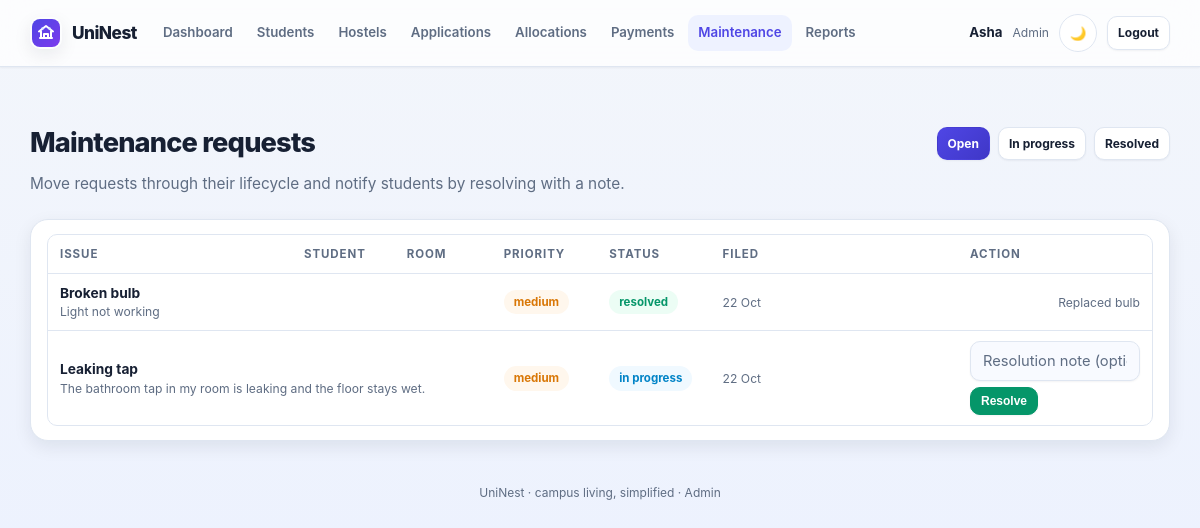
Screenshot of /admin/maintenance (signed in) with the database file from the repository.
### app/models/user.py (models this page shows, shortened)
class User(db.Model):
    __tablename__ = "users"
    id = db.Column(db.Integer, primary_key=True)
    email = db.Column(db.String(120), unique=True, nullable=False, index=True)
    password_hash = db.Column(db.String(255), nullable=False)
    full_name = db.Column(db.String(120), nullable=False)
    profile_image = db.Column(db.String(500), nullable=True)
    role = db.Column(db.String(20), nullable=False, default="student")
    is_active = db.Column(db.Boolean, default=True)
    email_verified = db.Column(db.Boolean, default=True)
    verification_token = db.Column(db.String(255), nullable=True, unique=True)
    reset_token = db.Column(db.String(255), nullable=True, unique=True)
    created_at = db.Column(db.DateTime, default=datetime.utcnow)
    student = db.relationship("Student", back_populates="user", uselist=False, cascade="all, delete-orphan")

### app/models/maintenance.py (models this page shows, shortened)
class MaintenanceRequest(db.Model):
    __tablename__ = "maintenance_requests"
    id = db.Column(db.Integer, primary_key=True)
    allocation_id = db.Column(db.Integer, db.ForeignKey("allocations.id"))
    student_id = db.Column(db.Integer, db.ForeignKey("students.id"), nullable=False, index=True)
    title = db.Column(db.String(140), nullable=False)
    description = db.Column(db.String(500))
    priority = db.Column(db.String(10), nullable=False, default="low")
    status = db.Column(db.String(20), nullable=False, default="submitted", index=True)
    resolution_note = db.Column(db.String(500))
    resolved_at = db.Column(db.DateTime)
    resolved_by = db.Column(db.Integer, db.ForeignKey("users.id"))
    created_at = db.Column(db.DateTime, default=datetime.utcnow)
    allocation = db.relationship("Allocation")
    student = db.relationship("Student")
    resolver = db.relationship("User", foreign_keys=[resolved_by])

### app/routes/web.py (the view, shortened to what this page needs)
@bp.route("/admin/maintenance", methods=["GET", "POST"])
@login_required(["admin"])
def admin_maintenance(user):
    return render_template("admin/maintenance.html", requests=maintenance_service.list_requests(None, request.args.get("status")), req_status=request.args.get("status"))

### app/routes/web.py (called while the page is built)
@bp.app_context_processor
def template_context():
    user = current_user()
    unread = 0
    if user:
        unread = report_service.unread_counts(user.id)
    return {"current_user": user, "unread_count": unread}

def current_user():
    uid = session.get("uid")
    return db.session.get(User, uid) if uid else None

def login_required(roles=None):
    def decorator(fn):
        @wraps(fn)
        def wrapper(*args, **kwargs):
            user = current_user()
            if not user:
                return redirect(url_for("web.login"))
            if roles and user.role not in roles:
                flash("You do not have access to that area.", "error")
                return redirect(url_for("web.dashboard"))
            return fn(*args, user=user, **kwargs)
        return wrapper
    return decorator

### app/services/maintenance_service.py (called while the page is built)
def list_requests(student_id=None, status=None):
    query = MaintenanceRequest.query
    if student_id:
        query = query.filter(MaintenanceRequest.student_id == student_id)
    if status:
        query = query.filter(MaintenanceRequest.status == status)
    return query.order_by(MaintenanceRequest.created_at.desc()).all()

### app/services/report_service.py (called while the page is built)
def unread_counts(user_id):
    unread = Notification.query.filter_by(user_id=user_id, is_read=False).count()
    return unread

### templates/admin/maintenance.html (shortened to what this page needs)
{% extends "base.html" %}
{% block content %}
<div class="section-row">
  <h1 class="page-title" style="margin:0">Maintenance requests</h1>
  <div class="btn-row">
    <a class="btn sm {{ 'primary' if not req_status else '' }}" href="{{ url_for('web.admin_maintenance') }}">Open</a>
    <a class="btn sm {{ 'primary' if req_status == 'in_progress' else '' }}" href="{{ url_for('web.admin_maintenance', status='in_progress') }}">In progress</a>
    <a class="btn sm {{ 'primary' if req_status == 'resolved' else '' }}" href="{{ url_for('web.admin_maintenance', status='resolved') }}">Resolved</a>
  </div>
</div>
<p class="page-sub">Move requests through their lifecycle and notify students by resolving with a note.</p>
<div class="card tight">
  {% if requests %}
  <table class="table">
    <tr><th>Issue</th><th>Student</th><th>Room</th><th>Priority</th><th>Status</th><th>Filed</th><th class="right">Action</th></tr>
    {% for r in requests %}
    <tr>
      <td><strong>{{ r.title }}</strong><div class="muted small" style="max-width:220px">{{ r.description or "" }}</div></td>
      <td class="nowrap">{{ r.student.name }}</td>
      <td>{{ r.room and r.room.hostel ~ " · " ~ r.room.room | default("—", true) }}</td>
      <td><span class="pill {{ r.priority }}">{{ r.priority }}</span></td>
      <td><span class="pill {{ r.status }}">{{ r.status|replace('_',' ') }}</span></td>
      <td class="muted small nowrap">{{ r.created_at.strftime("%d %b") }}</td>
      <td class="right nowrap">
        {% if r.status == "submitted" %}
        <form method="post"><input type="hidden" name="request_id" value="{{ r.id }}"><input type="hidden" name="status" value="in_progress"><button class="btn sm" type="submit">Start</button></form>
        <form method="post" style="margin-top:6px" class="inline-form"><input type="hidden" name="request_id" value="{{ r.id }}"><input type="hidden" name="status" value="resolved"><button class="btn sm success" type="submit" data-confirm="Resolve '{{ r.title }}' with no note?">Resolve</button></form>
        {% elif r.status == "in_progress" %}
        <div class="btn-row" style="justify-content:flex-end">
          <form method="post" class="inline-form">
            <div class="field" style="width:170px"><input type="text" name="resolution_note" placeholder="Resolution note (optional)"></div>
            <button class="btn sm success" type="submit">Resolve</button>
          </form>
        </div>
        {% else %}
        <span class="muted small">{{ r.resolution_note or ("resolved " ~ (r.resolved_at.strftime("%d %b") if r.resolved_at else "")) }}</span>
        {% endif %}
      </td>
    </tr>
    {% endfor %}
  </table>
  {% else %}
  <div class="empty">No maintenance requests for this filter.</div>
  {% endif %}
</div>
{% endblock %}

### templates/base.html (shortened to what this page needs)
<!doctype html>
<html lang="en">
<head>
  <link rel="stylesheet" href="{{ url_for('static', filename='css/uni.css') }}">
</head>
<body data-theme="light">
  <nav class="nav" aria-label="Main navigation">
    <div class="nav-inner">
      <div class="nav-brand-group">
        <a class="brand" href="{{ url_for('web.index') }}">
          <span class="brand-mark" aria-hidden="true">
          </span>
          <span class="brand-text">UniNest</span>
        </a>
      </div>
      <div class="nav-links" id="site-nav">
        {% if current_user %}
          {% if current_user.role == 'student' %}
            <a href="{{ url_for('web.dashboard') }}">Dashboard</a>
            <a href="{{ url_for('web.my_availability') }}">Availability</a>
            <a href="{{ url_for('web.my_payments') }}">Payments</a>
            <a href="{{ url_for('web.my_maintenance') }}">Maintenance</a>
            <a href="{{ url_for('web.my_notifications') }}">Notifications{% if unread_count %} <span class="badge nav-badge">{{ unread_count }}</span>{% endif %}</a>
            <a href="{{ url_for('web.my_profile') }}">Profile</a>
          {% elif current_user.role == 'admin' %}
            <a href="{{ url_for('web.admin_dashboard') }}">Dashboard</a>
            <a href="{{ url_for('web.admin_students') }}">Students</a>
            <a href="{{ url_for('web.admin_hostels') }}">Hostels</a>
            <a href="{{ url_for('web.admin_applications') }}">Applications</a>
            <a href="{{ url_for('web.admin_allocations') }}">Allocations</a>
            <a href="{{ url_for('web.admin_payments') }}">Payments</a>
            <a href="{{ url_for('web.admin_maintenance') }}">Maintenance</a>
            <a href="{{ url_for('web.reports') }}">Reports</a>
          {% else %}
            <a href="{{ url_for('web.management_dashboard') }}">Overview</a>
            <a href="{{ url_for('web.my_availability') }}">Availability</a>
            <a href="{{ url_for('web.admin_allocations') }}">Allocations</a>
            <a href="{{ url_for('web.reports') }}">Reports</a>
          {% endif %}
        {% endif %}
      </div>
      <div class="nav-user">
        {% if current_user %}
          <span class="name">{{ current_user.full_name.split()[0] }}</span>
          <span class="muted small">{{ current_user.role|capitalize }}</span>
          <button class="theme-toggle" type="button" aria-label="Toggle theme">🌙</button>
          <a class="btn sm" href="{{ url_for('web.logout') }}">Logout</a>
        {% else %}
          <button class="theme-toggle" type="button" aria-label="Toggle theme">🌙</button>
          <a class="btn sm" href="{{ url_for('web.login') }}">Log in</a>
          <a class="btn sm primary" href="{{ url_for('web.register') }}">Create account</a>
        {% endif %}
      </div>
    </div>
  </nav>
  <main class="container {% block container_class %}{% endblock %}">
    {% block content %}{% endblock %}
    <div class="footer">UniNest · campus living, simplified {{ current_user.role|default('', true) and '· ' + current_user.role|capitalize }}</div>
  </main>
</body>
</html>

### rows the page displays
User: full_name "Asha", role "Admin", role "· Admin"
MaintenanceRequest: title "Broken bulb", description "Light not working", priority "medium", status "resolved", created_at "22 Oct", resolution_note "Replaced bulb"
MaintenanceRequest: title "Leaking tap", description "The bathroom tap in my room is leaking and the floor stays wet.", priority "medium", status "in progress", created_at "22 Oct"
